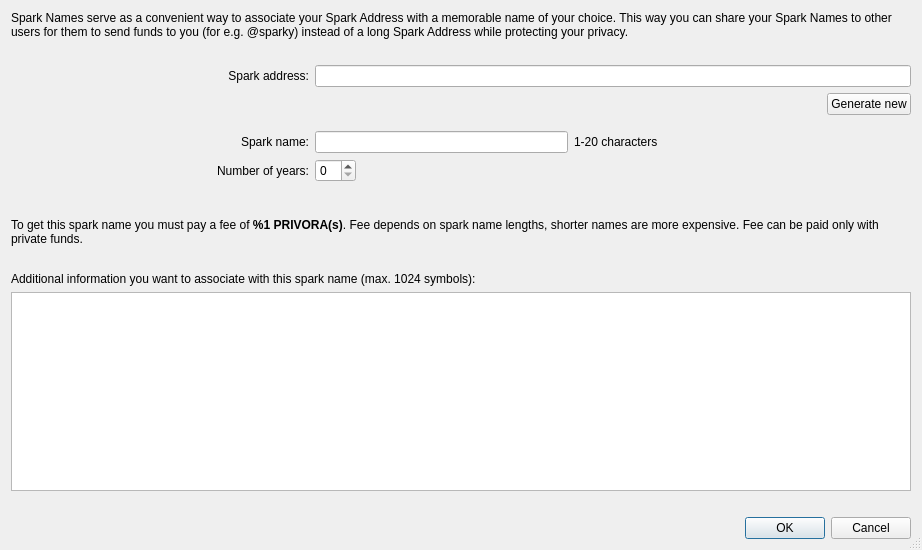
<?xml version="1.0" encoding="UTF-8"?>
<ui version="4.0">
 <class>CreateSparkNamePage</class>
 <widget class="QDialog" name="CreateSparkNamePage">
  <property name="windowModality">
   <enum>Qt::WindowModal</enum>
  </property>
  <property name="geometry">
   <rect>
    <x>0</x>
    <y>0</y>
    <width>922</width>
    <height>550</height>
   </rect>
  </property>
  <property name="sizePolicy">
   <sizepolicy hsizetype="Minimum" vsizetype="Minimum">
    <horstretch>1</horstretch>
    <verstretch>1</verstretch>
   </sizepolicy>
  </property>
  <property name="minimumSize">
   <size>
    <width>906</width>
    <height>550</height>
   </size>
  </property>
  <property name="baseSize">
   <size>
    <width>906</width>
    <height>550</height>
   </size>
  </property>
  <property name="windowTitle">
   <string>Create spark name</string>
  </property>
  <property name="sizeGripEnabled">
   <bool>true</bool>
  </property>
  <property name="modal">
   <bool>true</bool>
  </property>
  <layout class="QVBoxLayout" name="verticalLayout_2">
   <item>
    <layout class="QVBoxLayout" name="verticalLayout" stretch="0,0,0,0,0,0,0,1,0">
     <property name="sizeConstraint">
      <enum>QLayout::SetDefaultConstraint</enum>
     </property>
     <item>
      <layout class="QHBoxLayout" name="horizontalLayout_12">
       <property name="bottomMargin">
        <number>20</number>
       </property>
       <item>
        <widget class="QLabel" name="label">
         <property name="sizePolicy">
          <sizepolicy hsizetype="Preferred" vsizetype="Expanding">
           <horstretch>0</horstretch>
           <verstretch>0</verstretch>
          </sizepolicy>
         </property>
         <property name="text">
          <string>Spark Names serve as a convenient way to associate your Spark Address with a memorable name of your choice. This way you can share your Spark Names to other users for them to send funds to you (for e.g. @sparky) instead of a long Spark Address while protecting your privacy.</string>
         </property>
         <property name="wordWrap">
          <bool>true</bool>
         </property>
        </widget>
       </item>
      </layout>
     </item>
     <item>
      <layout class="QHBoxLayout" name="horizontalLayout_5" stretch="1,2">
       <item>
        <layout class="QHBoxLayout" name="horizontalLayout" stretch="0,0">
         <property name="sizeConstraint">
          <enum>QLayout::SetDefaultConstraint</enum>
         </property>
         <item>
          <spacer name="horizontalSpacer">
           <property name="orientation">
            <enum>Qt::Horizontal</enum>
           </property>
           <property name="sizeHint" stdset="0">
            <size>
             <width>40</width>
             <height>20</height>
            </size>
           </property>
          </spacer>
         </item>
         <item>
          <widget class="QLabel" name="label_6">
           <property name="text">
            <string>Spark address:</string>
           </property>
           <property name="alignment">
            <set>Qt::AlignRight|Qt::AlignTrailing|Qt::AlignVCenter</set>
           </property>
          </widget>
         </item>
        </layout>
       </item>
       <item>
        <widget class="QLineEdit" name="sparkAddressEdit"/>
       </item>
      </layout>
     </item>
     <item>
      <layout class="QHBoxLayout" name="horizontalLayout_6">
       <property name="bottomMargin">
        <number>10</number>
       </property>
       <item>
        <spacer name="horizontalSpacer_2">
         <property name="orientation">
          <enum>Qt::Horizontal</enum>
         </property>
         <property name="sizeHint" stdset="0">
          <size>
           <width>40</width>
           <height>20</height>
          </size>
         </property>
        </spacer>
       </item>
       <item>
        <widget class="QPushButton" name="generateButton">
         <property name="text">
          <string>Generate new</string>
         </property>
        </widget>
       </item>
      </layout>
     </item>
     <item>
      <layout class="QHBoxLayout" name="horizontalLayout_7" stretch="1,2">
       <item>
        <layout class="QHBoxLayout" name="horizontalLayout_2">
         <property name="sizeConstraint">
          <enum>QLayout::SetFixedSize</enum>
         </property>
         <item>
          <spacer name="horizontalSpacer_3">
           <property name="orientation">
            <enum>Qt::Horizontal</enum>
           </property>
           <property name="sizeHint" stdset="0">
            <size>
             <width>40</width>
             <height>20</height>
            </size>
           </property>
          </spacer>
         </item>
         <item>
          <widget class="QLabel" name="label_2">
           <property name="text">
            <string>Spark name:</string>
           </property>
           <property name="alignment">
            <set>Qt::AlignRight|Qt::AlignTrailing|Qt::AlignVCenter</set>
           </property>
          </widget>
         </item>
        </layout>
       </item>
       <item>
        <layout class="QHBoxLayout" name="horizontalLayout_3">
         <item>
          <widget class="QLineEdit" name="sparkNameEdit"/>
         </item>
         <item>
          <widget class="QLabel" name="label_3">
           <property name="text">
            <string>1-20 characters</string>
           </property>
          </widget>
         </item>
         <item>
          <spacer name="horizontalSpacer_4">
           <property name="orientation">
            <enum>Qt::Horizontal</enum>
           </property>
           <property name="sizeHint" stdset="0">
            <size>
             <width>40</width>
             <height>20</height>
            </size>
           </property>
          </spacer>
         </item>
        </layout>
       </item>
      </layout>
     </item>
     <item>
      <layout class="QHBoxLayout" name="horizontalLayout_8" stretch="1,2">
       <property name="bottomMargin">
        <number>30</number>
       </property>
       <item>
        <layout class="QHBoxLayout" name="horizontalLayout_9">
         <item>
          <spacer name="horizontalSpacer_5">
           <property name="orientation">
            <enum>Qt::Horizontal</enum>
           </property>
           <property name="sizeHint" stdset="0">
            <size>
             <width>40</width>
             <height>20</height>
            </size>
           </property>
          </spacer>
         </item>
         <item>
          <widget class="QLabel" name="label_5">
           <property name="text">
            <string>Number of years:</string>
           </property>
           <property name="alignment">
            <set>Qt::AlignRight|Qt::AlignTrailing|Qt::AlignVCenter</set>
           </property>
          </widget>
         </item>
        </layout>
       </item>
       <item>
        <layout class="QHBoxLayout" name="horizontalLayout_10">
         <item>
          <widget class="QSpinBox" name="numberOfYearsEdit"/>
         </item>
         <item>
          <spacer name="horizontalSpacer_6">
           <property name="orientation">
            <enum>Qt::Horizontal</enum>
           </property>
           <property name="sizeHint" stdset="0">
            <size>
             <width>40</width>
             <height>20</height>
            </size>
           </property>
          </spacer>
         </item>
        </layout>
       </item>
      </layout>
     </item>
     <item>
      <layout class="QHBoxLayout" name="horizontalLayout_11">
       <property name="bottomMargin">
        <number>20</number>
       </property>
       <item>
        <widget class="QLabel" name="feeTextLabel">
         <property name="text">
          <string>&lt;html&gt;&lt;head/&gt;&lt;body&gt;&lt;p&gt;To get this spark name you must pay a fee of &lt;span style=&quot; font-weight:600;&quot;&gt;%1 PRIVORA(s)&lt;/span&gt;. Fee depends on spark name lengths, shorter names are more expensive. Fee can be paid only with private funds.&lt;/p&gt;&lt;/body&gt;&lt;/html&gt;</string>
         </property>
         <property name="wordWrap">
          <bool>true</bool>
         </property>
        </widget>
       </item>
      </layout>
     </item>
     <item>
      <layout class="QHBoxLayout" name="horizontalLayout_13">
       <item>
        <widget class="QLabel" name="label_7">
         <property name="text">
          <string>Additional information you want to associate with this spark name (max. 1024 symbols):</string>
         </property>
        </widget>
       </item>
      </layout>
     </item>
     <item>
      <layout class="QHBoxLayout" name="horizontalLayout_14">
       <property name="bottomMargin">
        <number>20</number>
       </property>
       <item>
        <widget class="QTextEdit" name="additionalInfoEdit">
         <property name="minimumSize">
          <size>
           <width>0</width>
           <height>50</height>
          </size>
         </property>
         <property name="maximumSize">
          <size>
           <width>16777215</width>
           <height>16777215</height>
          </size>
         </property>
        </widget>
       </item>
      </layout>
     </item>
     <item>
      <widget class="QDialogButtonBox" name="buttonBox">
       <property name="orientation">
        <enum>Qt::Horizontal</enum>
       </property>
       <property name="standardButtons">
        <set>QDialogButtonBox::Cancel|QDialogButtonBox::Ok</set>
       </property>
      </widget>
     </item>
    </layout>
   </item>
  </layout>
 </widget>
 <resources/>
 <connections>
  <connection>
   <sender>buttonBox</sender>
   <signal>accepted()</signal>
   <receiver>CreateSparkNamePage</receiver>
   <slot>accept()</slot>
   <hints>
    <hint type="sourcelabel">
     <x>248</x>
     <y>254</y>
    </hint>
    <hint type="destinationlabel">
     <x>157</x>
     <y>274</y>
    </hint>
   </hints>
  </connection>
  <connection>
   <sender>buttonBox</sender>
   <signal>rejected()</signal>
   <receiver>CreateSparkNamePage</receiver>
   <slot>reject()</slot>
   <hints>
    <hint type="sourcelabel">
     <x>316</x>
     <y>260</y>
    </hint>
    <hint type="destinationlabel">
     <x>286</x>
     <y>274</y>
    </hint>
   </hints>
  </connection>
 </connections>
</ui>
